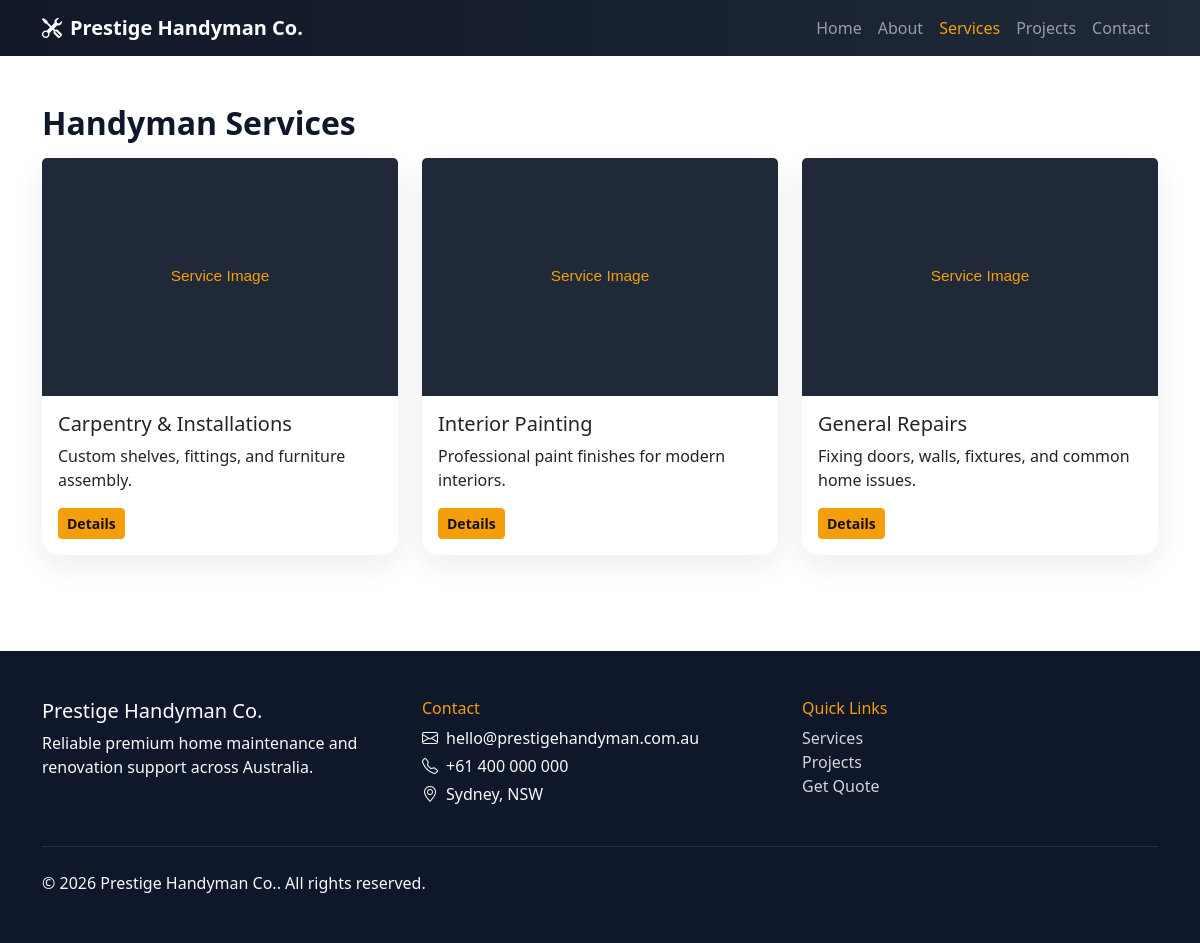
/services.php, run on the app's committed database.
### tables this page shows
CREATE TABLE services (
    id INT AUTO_INCREMENT PRIMARY KEY,
    title VARCHAR(150) NOT NULL,
    short_description VARCHAR(255) NOT NULL,
    details TEXT NOT NULL,
    image_path VARCHAR(255) DEFAULT NULL,
    created_at TIMESTAMP DEFAULT CURRENT_TIMESTAMP
);

### config/db.php (called while the page is built, shortened)
<?php
$dbHost = 'localhost';
$dbName = 'handyman_premium';
$dbUser = 'root';
$dbPass = '';
$dbCharset = 'utf8mb4';
$dsn = "mysql:host={$dbHost};dbname={$dbName};charset={$dbCharset}";
$options = [
    PDO::ATTR_ERRMODE => PDO::ERRMODE_EXCEPTION,
    PDO::ATTR_DEFAULT_FETCH_MODE => PDO::FETCH_ASSOC,
    PDO::ATTR_EMULATE_PREPARES => false,
];
try {
    $pdo = new PDO($dsn, $dbUser, $dbPass, $options);
} catch (PDOException $e) {
    die('Database connection failed. Please check config/db.php settings.');
}
function base_path(): string
{
    static $base = null;
    if ($base !== null) {
        return $base;
    }
    $projectRoot = realpath(__DIR__ . '/..');
    $docRoot = isset($_SERVER['DOCUMENT_ROOT']) ? realpath($_SERVER['DOCUMENT_ROOT']) : false;
    if ($projectRoot && $docRoot && str_starts_with($projectRoot, $docRoot)) {
        $base = str_replace('\\', '/', substr($projectRoot, strlen($docRoot)));
    } else {
        $base = '';
    }
    return rtrim($base, '/');
}
function url(string $path = ''): string
{
    $path = ltrim($path, '/');
    $base = base_path();
    return ($base !== '' ? $base : '') . '/' . $path;
}
function media_url(string $path): string
{
    return url(ltrim($path, '/'));
}
function e(string $value): string
{
    return htmlspecialchars($value, ENT_QUOTES, 'UTF-8');
}
function setting(string $key, string $default = ''): string
{
    global $pdo;
    static $settings = null;
    if ($settings === null) {
        $stmt = $pdo->query('SELECT setting_key, setting_value FROM settings');
        $settings = [];
        foreach ($stmt as $row) {
            $settings[$row['setting_key']] = $row['setting_value'];
        }
    }
    return $settings[$key] ?? $default;
}

### services.php (the view, shortened to what this page needs)
<?php
require_once __DIR__ . '/config/db.php';
$services = $pdo->query('SELECT * FROM services ORDER BY id DESC')->fetchAll();
include __DIR__ . '/includes/header.php';
?>
<section class="py-5">
    <div class="container">
        <h1 class="section-title reveal">Handyman Services</h1>
        <div class="row g-4">
            <?php foreach ($services as $service): ?>
            <div class="col-md-4 reveal">
                <div class="card premium-card h-100">
                    <img src="<?= e(media_url($service['image_path'] ?: 'assets/images/service-placeholder.svg')) ?>" class="card-img-top" alt="<?= e($service['title']) ?>">
                    <div class="card-body">
                        <h5><?= e($service['title']) ?></h5>
                        <p><?= e($service['short_description']) ?></p>
                        <button class="btn btn-sm btn-accent" data-bs-toggle="collapse" data-bs-target="#service-<?= (int)$service['id'] ?>">Details</button>
                    </div>
                </div>
            </div>
            <?php endforeach; ?>
        </div>
    </div>
</section>
<?php include __DIR__ . '/includes/footer.php'; ?>

### includes/header.php (shortened to what this page needs)
<?php
require_once __DIR__ . '/../config/db.php';
$currentPage = basename($_SERVER['PHP_SELF']);
?>
<!doctype html>
<html lang="en">
<head>
    <link href="https://cdn.jsdelivr.net/npm/bootstrap@5.3.3/dist/css/bootstrap.min.css" rel="stylesheet">
    <link href="https://cdn.jsdelivr.net/npm/bootstrap-icons@1.11.3/font/bootstrap-icons.css" rel="stylesheet">
    <link href="<?= e(url('assets/css/style.css')) ?>" rel="stylesheet">
</head>
<body>
<nav class="navbar navbar-expand-lg navbar-dark premium-navbar sticky-top">
    <div class="container">
        <a class="navbar-brand fw-bold" href="<?= e(url('index.php')) ?>">
            <i class="bi bi-tools me-2"></i><?= e(setting('business_name', 'Prestige Handyman Co.')) ?>
        </a>
        <div class="collapse navbar-collapse" id="mainNav">
            <ul class="navbar-nav ms-auto">
                <?php
                $menu = [
                    'index.php' => 'Home',
                    'about.php' => 'About',
                    'services.php' => 'Services',
                    'projects.php' => 'Projects',
                    'contact.php' => 'Contact'
                ];
                foreach ($menu as $file => $label):
                    $active = $currentPage === $file ? 'active' : '';
                ?>
                    <li class="nav-item"><a class="nav-link <?= $active ?>" href="<?= e(url($file)) ?>"><?= e($label) ?></a></li>
                <?php endforeach; ?>
            </ul>
        </div>
    </div>
</nav>

### includes/footer.php (shortened to what this page needs)
<footer class="site-footer mt-5 py-5">
    <div class="container">
        <div class="row g-4">
            <div class="col-md-4">
                <h5 class="text-white"><?= e(setting('business_name', 'Prestige Handyman Co.')) ?></h5>
                <p class="text-light mb-0">Reliable premium home maintenance and renovation support across Australia.</p>
            </div>
            <div class="col-md-4">
                <h6 class="text-accent">Contact</h6>
                <p class="text-light mb-1"><i class="bi bi-envelope me-2"></i><?= e(setting('business_email', 'hello@prestigehandyman.com.au')) ?></p>
                <p class="text-light mb-1"><i class="bi bi-telephone me-2"></i><?= e(setting('business_phone', '+61 400 000 000')) ?></p>
                <p class="text-light"><i class="bi bi-geo-alt me-2"></i><?= e(setting('business_address', 'Sydney, NSW')) ?></p>
            </div>
            <div class="col-md-4">
                <h6 class="text-accent">Quick Links</h6>
                <a class="footer-link" href="<?= e(url('services.php')) ?>">Services</a><br>
                <a class="footer-link" href="<?= e(url('projects.php')) ?>">Projects</a><br>
                <a class="footer-link" href="<?= e(url('contact.php')) ?>">Get Quote</a>
            </div>
        </div>
        <hr class="border-secondary my-4">
        <p class="mb-0 text-light">&copy; <?= date('Y') ?> <?= e(setting('business_name', 'Prestige Handyman Co.')) ?>. All rights reserved.</p>
    </div>
</footer>
</body>
</html>

### assets/css/style.css (style rules this page uses)
:root { --navy: #111827; --charcoal: #1f2937; --accent: #f59e0b; --light: #f8fafc; }
body { font-family: 'Segoe UI', Tahoma, sans-serif; background: #fff; color: #0f172a; }
.premium-navbar { background: linear-gradient(90deg, var(--navy), var(--charcoal)); }
.navbar .nav-link.active, .text-accent { color: var(--accent) !important; }
.section-title { font-size: 2rem; font-weight: 700; margin-bottom: 1rem; }
.premium-card { border: 0; border-radius: 1rem; box-shadow: 0 10px 30px rgba(15,23,42,.08); transition: .3s ease; }
.btn-accent { background: var(--accent); border-color: var(--accent); color: #111; font-weight: 600; }
.site-footer { background: #0f172a; }
.footer-link { color: #d1d5db; text-decoration: none; }
.reveal { opacity: 0; transform: translateY(18px); transition: all .6s ease; }
.reveal.visible { opacity: 1; transform: none; }

### data on the page
services: image_path (placeholder picture), title "Carpentry & Installations", short_description "Custom shelves, fittings, and furniture assembly."
services: image_path (placeholder picture), title "Interior Painting", short_description "Professional paint finishes for modern interiors."
services: image_path (placeholder picture), title "General Repairs", short_description "Fixing doors, walls, fixtures, and common home issues."

### other printed values
setting('business_name', 'Prestige Handyman Co.') "Prestige Handyman Co."
$label "Home"
$label "About"
$label "Services"
$label "Projects"
$label "Contact"
setting('business_email', 'hello@prestigehandyman.com.au') "hello@prestigehandyman.com.au"
setting('business_phone', '+61 400 000 000') "+61 400 000 000"
setting('business_address', 'Sydney, NSW') "Sydney, NSW"
